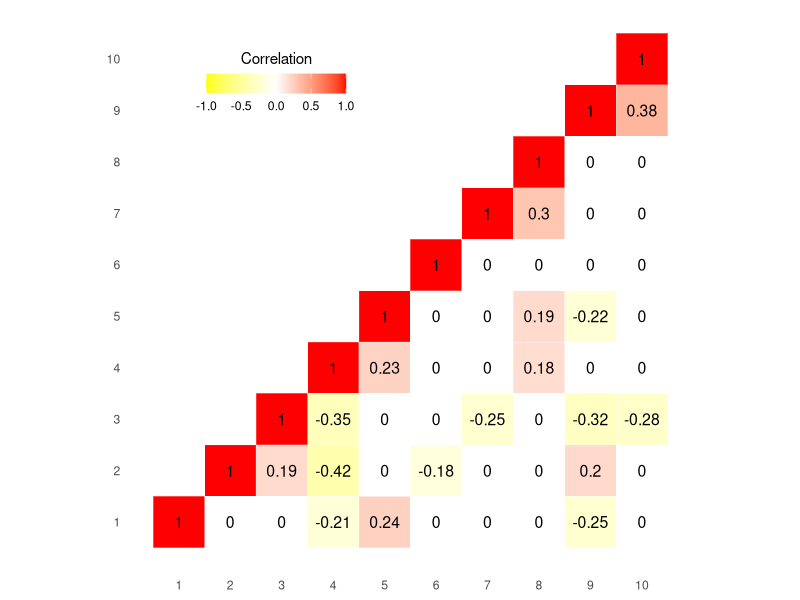
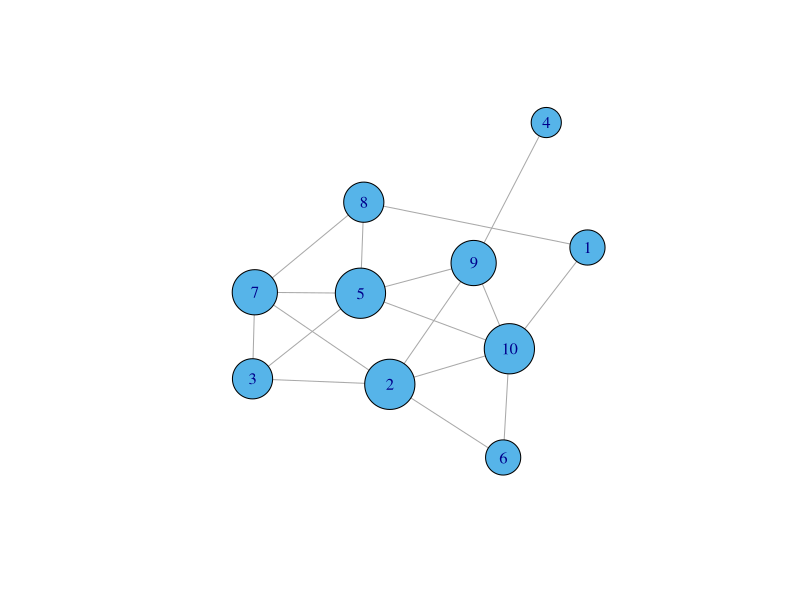

Write R code to recreate these figures, in order.
# Gaussian Graphical Model Example

#Since we want to deal with Gaussian Data, the best way to guarantee the 
# data is truly normal is through simulation. 

# Import the package to generate the normal observations

library(mixtools)
library(reshape2)
library(ggplot2)
library(igraph)

# Set the seed so the result is reproducible

set.seed(123)

# Specify the number of variables

p <- 10

# Randomly generate the covariance matrices

cov_mat <- cov(matrix(rnorm(p*30), ncol=p))

# So now we have a covariance matrix, and we would like for some of the variables to be independent with one another

for(i in 1:p){
  
  for(j in 1:p){
    
    if(abs(cov_mat[i,j]) < 0.15 ){
      
      cov_mat[i,j] = 0
      
    }
    
  }
  
}
  
# So we now have the covariance matrix, we need to get the correlation matrix

Standard_Deviations <- sqrt(diag(cov_mat))
Inverse_Standard_Deviations <- 1/Standard_Deviations
corr_mat <- Inverse_Standard_Deviations * cov_mat * Inverse_Standard_Deviations

# Round the correlation matrix

cormat <- round(corr_mat,2)

# Get the upper triagular of the correlation matrix

get_upper_tri <- function(cormat){
  cormat[lower.tri(cormat)]<- NA
  return(cormat)
}

# Reorder the correlation matrix so that the variables with the highest correlations are closest

reorder_cormat <- function(cormat){
  # Use correlation between variables as distance
  dd <- as.dist((1-cormat)/2)
  hc <- hclust(dd)
  cormat <-cormat[hc$order, hc$order]
}

cormat <- reorder_cormat(cormat)
upper_tri <- get_upper_tri(cormat)
melted_cormat <- melt(upper_tri, na.rm = TRUE)

# Create the heatmap plot

# Create a ggheatmap
ggheatmap <- ggplot(melted_cormat, aes(Var2, Var1, fill = value))+
  geom_tile(color = "white")+
  scale_fill_gradient2(low = "yellow", high = "red", mid = "white", 
                       midpoint = 0, limit = c(-1,1), space = "Lab", 
                       name="Correlation") +
  coord_fixed() +  
  scale_x_continuous(limits = c(0.5, 10.5), breaks = 1:10) + 
  scale_y_continuous(limits = c(0.5, 10.5), breaks = 1:10)

png(file="Heatmap.png", res = 100)

ggheatmap + 
  geom_text(aes(Var2, Var1, label = value), color = "black", size = 4) +
  theme(
    axis.title.x = element_blank(),
    axis.title.y = element_blank(),
    panel.grid.major = element_blank(),
    panel.border = element_blank(),
    panel.background = element_blank(),
    axis.ticks = element_blank(),
    legend.justification = c(1, 0),
    legend.position = c(0.4, 0.8),
    legend.direction = "horizontal")+
  guides(fill = guide_colorbar(barwidth = 7, barheight = 1,
                               title.position = "top", title.hjust = 0.5))
dev.off()

#ggsave(filename = "GaussianHeatmap.png", height = 8, width = 10, dpi = 50, device='tiff')

# Graphical Model

diag(corr_mat) <- 0 # We set the diagonal to zero so we do not have joins between nodes and themselves

cor_g <- graph_from_adjacency_matrix(corr_mat, mode='undirected', weighted = 'correlation') # We extract the network
cl <- clusters(cor_g) # We find the clusters in the data

deg <- degree(cor_g, mode="all") + 5 # We find the degree of "betweenness" of nodes

#png(file="GaussianGraph.png", width = 1080, height = 1080)

pdf("GaussianGraph.pdf",10,10)
igraph.options(plot.layout=layout.graphopt)
plot(cor_g , vertex.color=cl$membership+1L, vertex.size = deg*3) 
dev.off()

#plot(cor_g , vertex.color=cl$membership+1L, vertex.size = deg*3) # We plot the graph

#dev.off()
